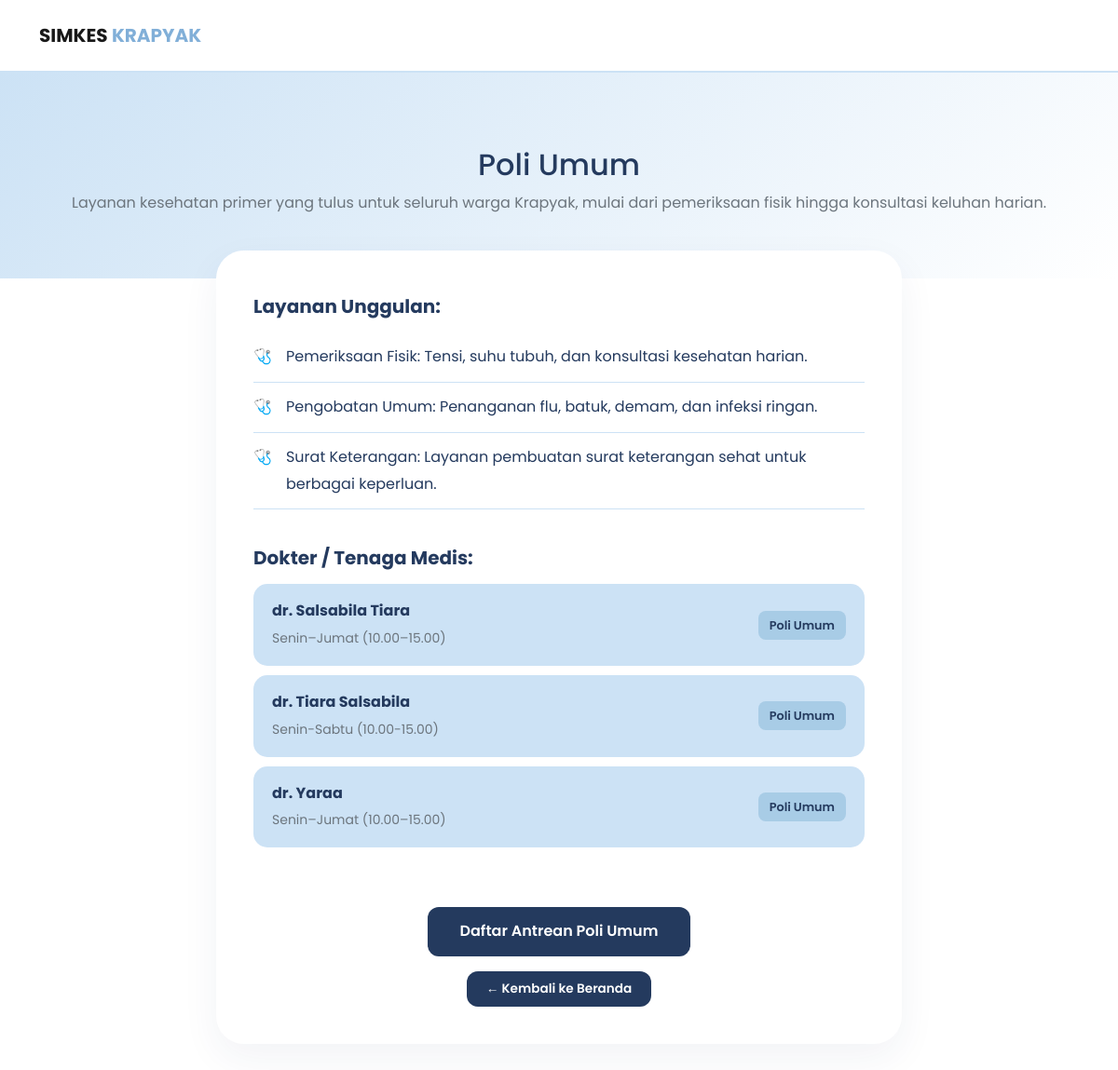
/layanan.php?poli=Poli+Umum, run on the app's committed database.
### tables this page shows
CREATE TABLE `poli_info` (
  `id` int(11) NOT NULL,
  `nama_poli` varchar(100) NOT NULL,
  `deskripsi` text DEFAULT NULL,
  `layanan_1` varchar(255) DEFAULT NULL,
  `layanan_2` varchar(255) DEFAULT NULL,
  `layanan_3` varchar(255) DEFAULT NULL
);

CREATE TABLE `jadwal_dokter` (
  `id` int(11) NOT NULL,
  `nama_dokter` varchar(100) NOT NULL,
  `poli` varchar(50) NOT NULL,
  `hari` varchar(20) NOT NULL,
  `jam_mulai` time NOT NULL,
  `jam_selesai` time NOT NULL,
  `status` enum('aktif','nonaktif') DEFAULT 'aktif',
  `created_at` timestamp NOT NULL DEFAULT current_timestamp(),
  `waktu_praktik` varchar(255) NOT NULL DEFAULT ''
);

### layanan.php (the view, shortened to what this page needs)
<?php
include 'config/koneksi.php';
mysqli_query($conn, "CREATE TABLE IF NOT EXISTS poli_info (
    id          INT AUTO_INCREMENT PRIMARY KEY,
    nama_poli   VARCHAR(100) NOT NULL UNIQUE,
    deskripsi   TEXT,
    layanan_1   VARCHAR(255),
    layanan_2   VARCHAR(255),
    layanan_3   VARCHAR(255)
)");
$nama_poli = trim($_GET['poli'] ?? '');
$stmt = mysqli_prepare($conn, "SELECT * FROM poli_info WHERE nama_poli = ?");
mysqli_stmt_bind_param($stmt, 's', $nama_poli);
mysqli_stmt_execute($stmt);
$info = mysqli_fetch_assoc(mysqli_stmt_get_result($stmt));
$dok = mysqli_prepare($conn, "SELECT * FROM jadwal_dokter WHERE poli = ? ORDER BY nama_dokter ASC");
mysqli_stmt_bind_param($dok, 's', $nama_poli);
mysqli_stmt_execute($dok);
$dokter_list = mysqli_stmt_get_result($dok);
?>
<!DOCTYPE html>
<html lang="id">
<head>
    <link href="https://cdn.jsdelivr.net/npm/bootstrap@5.0.2/dist/css/bootstrap.min.css" rel="stylesheet">
</head>
<body>
<nav class="navbar navbar-expand-lg navbar-light custom-navbar">
    <div class="container">
        <a class="navbar-brand fw-bold" href="index.php">SIMKES <span style="color: var(--calm-ocean);">KRAPYAK</span></a>
    </div>
</nav>
<header class="about-header">
    <div class="container">
        <h2><?= htmlspecialchars($nama_poli) ?></h2>
        <p class="text-muted"><?= $info ? htmlspecialchars($info['deskripsi']) : 'Layanan kesehatan ' . htmlspecialchars($nama_poli) . ' untuk masyarakat Krapyak.' ?></p>
    </div>
</header>
<div class="container mb-5">
    <div class="row justify-content-center">
        <div class="col-lg-8">
            <div class="card card-about">
                <?php if ($info && ($info['layanan_1'] || $info['layanan_2'] || $info['layanan_3'])): ?>
                <h5 class="mt-2 mb-3 fw-bold">Layanan Unggulan:</h5>
                <ul class="feature-list">
                    <?php foreach (['layanan_1','layanan_2','layanan_3'] as $lk):
                        if (!empty($info[$lk])): ?>
                        <li><?= nl2br(htmlspecialchars($info[$lk])) ?></li>
                    <?php endif; endforeach; ?>
                </ul>
                <?php else: ?>
                <p class="no-info">Informasi layanan unggulan belum tersedia. Silakan hubungi admin.</p>
                <?php endif; ?>
                <?php if (mysqli_num_rows($dokter_list) > 0): ?>
                <h5 class="mt-4 mb-3 fw-bold">Dokter / Tenaga Medis:</h5>
                <?php while ($d = mysqli_fetch_assoc($dokter_list)): ?>
                <div class="dokter-card d-flex justify-content-between align-items-center">
                    <div>
                        <div class="fw-bold"><?= htmlspecialchars($d['nama_dokter'] ?? $d['dokter'] ?? $d['nama'] ?? '-') ?></div>
                        <small class="text-muted"><?= htmlspecialchars($d['waktu_praktik'] ?? $d['jadwal'] ?? '-') ?></small>
                    </div>
                    <span style="background:var(--powder-sky);color:var(--midnight-blue);padding:4px 12px;border-radius:8px;font-size:0.8rem;font-weight:600;">
                        <?= htmlspecialchars($d['poli'] ?? '-') ?>
                    </span>
                </div>
                <?php endwhile; ?>
                <?php endif; ?>
                <div class="text-center mt-4">
                    <a href="booking.php" class="btn-booking-now">Daftar Antrean <?= htmlspecialchars($nama_poli) ?></a><br>
                    <?php if (($_GET['from'] ?? '') === 'admin'): ?>
                        <a href="admin/kelola_poli.php" class="btn mt-3" style="background-color:#50799b;color:white;border-radius:12px;padding:8px 20px;font-size:0.85rem;font-weight:600;text-decoration:none;">← Kembali ke Kelola Poli</a>
                    <?php else: ?>
                        <a href="index.php" class="btn mt-3" style="background-color:var(--midnight-blue);color:white;border-radius:12px;padding:8px 20px;font-size:0.85rem;font-weight:600;text-decoration:none;">← Kembali ke Beranda</a>
                    <?php endif; ?>
                </div>
            </div>
        </div>
    </div>
</div>
</body>
</html>

### layanan.php (style rules this page uses)
:root { --cloud-blue: #cce2f5; --powder-sky: #a8cce6; --calm-ocean: #81afd8; --dusty-denim: #5F86A6; --midnight-blue: #243A5E; --white: #FFFFFF; }
body { font-family: 'Poppins', sans-serif; background-color: var(--white); color: var(--midnight-blue); line-height: 1.8; }
.custom-navbar { background-color: var(--white) !important; padding: 15px 0; border-bottom: 2px solid var(--cloud-blue); }
.about-header { background: linear-gradient(135deg, var(--cloud-blue) 0%, var(--white) 100%); padding: 80px 0 50px; text-align: center; }
.card-about { border: none; border-radius: 30px; background: var(--white); box-shadow: 0 15px 40px rgba(36,58,94,0.06); padding: 40px; margin-top: -30px; }
.feature-list { list-style: none; padding-left: 0; }
.feature-list li { padding: 12px 0; border-bottom: 1px solid var(--cloud-blue); display: flex; align-items: flex-start; }
.feature-list li::before { content: '🩺'; margin-right: 15px; flex-shrink: 0; }
.btn-booking-now { background-color: var(--midnight-blue); color: white !important; border-radius: 12px; padding: 12px 35px; text-decoration: none; font-weight: 600; display: inline-block; margin-top: 30px; transition: 0.3s; }
.dokter-card { border: none; border-radius: 15px; background: var(--cloud-blue); padding: 15px 20px; margin-bottom: 10px; }

### data on the page
poli_info: deskripsi "Layanan kesehatan primer yang tulus untuk seluruh warga Krapyak, mulai dari pemeriksaan fisik hingga konsultasi keluhan harian.", layanan_1 "Pemeriksaan Fisik: Tensi, suhu tubuh, dan konsultasi kesehatan harian.", layanan_2 "Pengobatan Umum: Penanganan flu, batuk, demam, dan infeksi ringan.", layanan_3 "Surat Keterangan: Layanan pembuatan surat keterangan sehat untuk berbagai keperluan."
jadwal_dokter: nama_dokter "dr. Salsabila Tiara", waktu_praktik "Senin–Jumat (10.00–15.00)", poli "Poli Umum"
jadwal_dokter: nama_dokter "dr. Tiara Salsabila", waktu_praktik "Senin-Sabtu (10.00-15.00)", poli "Poli Umum"
jadwal_dokter: nama_dokter "dr. Yaraa", waktu_praktik "Senin–Jumat (10.00–15.00)", poli "Poli Umum"

### other printed values
$nama_poli "Poli Umum"
